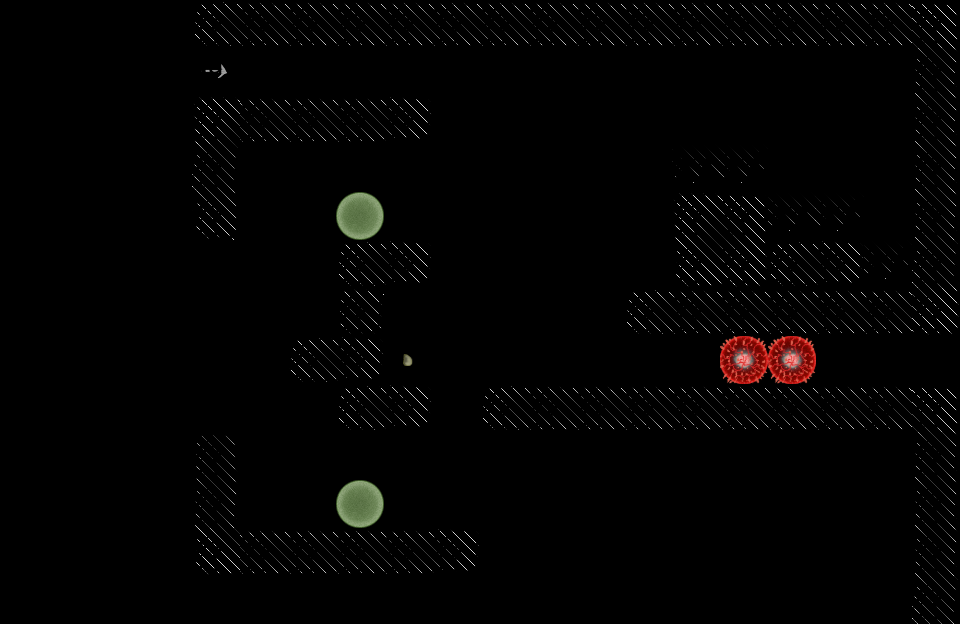

This game map was drawn from its Tiled (.tmx) file and the tilesets committed beside it. A one-line description and the trimmed map source follow:
An orthogonal 20x13 tile map with 48x48 px tiles, 2 tile layers (Tiles, Objects), 2 tilesets.

<map version="1.0" orientation="orthogonal" width="20" height="13" tilewidth="48" tileheight="48">
 <tileset firstgid="1" name="objects" tilewidth="48" tileheight="48">
  <image source="img/tiles/objects.png" width="192" height="192" />
  <tile id="0">
   <properties>
    <property name="components" value="Player" />
    <property name="object" value="" />
   </properties>
  </tile>
  <tile id="1">
   <properties>
    <property name="components" value="Finish" />
    <property name="object" value="" />
   </properties>
  </tile>
  <tile id="2">
   <properties>
    <property name="components" value="Dead" />
    <property name="object" value="" />
   </properties>
  </tile>
  <tile id="3">
   <properties>
    <property name="components" value="Wall" />
    <property name="object" value="" />
   </properties>
  </tile>
  <tile id="4">
   <properties>
    <property name="components" value="CellNormal" />
    <property name="object" value="" />
   </properties>
  </tile>
  <tile id="5">
   <properties>
    <property name="components" value="CellJump" />
    <property name="object" value="" />
   </properties>
  </tile>
  <tile id="6">
   <properties>
    <property name="components" value="VirusRotating" />
   </properties>
  </tile>
  <tile id="8">
   <properties>
    <property name="components" value="CellNormal" />
    <property name="object" value="" />
   </properties>
  </tile>
 </tileset>
 <tileset firstgid="17" name="standard" tilewidth="48" tileheight="48">
  <image source="img/tiles/standard.png" width="384" height="384" />
  <tile id="13">
   <properties>
    <property name="components" value="Finish" />
   </properties>
  </tile>
  <tile id="14">
   <properties>
    <property name="components" value="Finish" />
   </properties>
  </tile>
  <tile id="21">
   <properties>
    <property name="components" value="Finish" />
   </properties>
  </tile>
  <tile id="29">
   <properties>
    <property name="components" value="Finish" />
   </properties>
  </tile>
 </tileset>
 <layer name="Tiles" width="20" height="13">
  <data>[260 cells, 92 non-empty, 19 distinct tile ids]</data>
 </layer>
 <layer name="Objects" width="20" height="13">
  <data>[260 cells, 95 non-empty, 5 distinct tile ids]</data>
 </layer>
</map>
